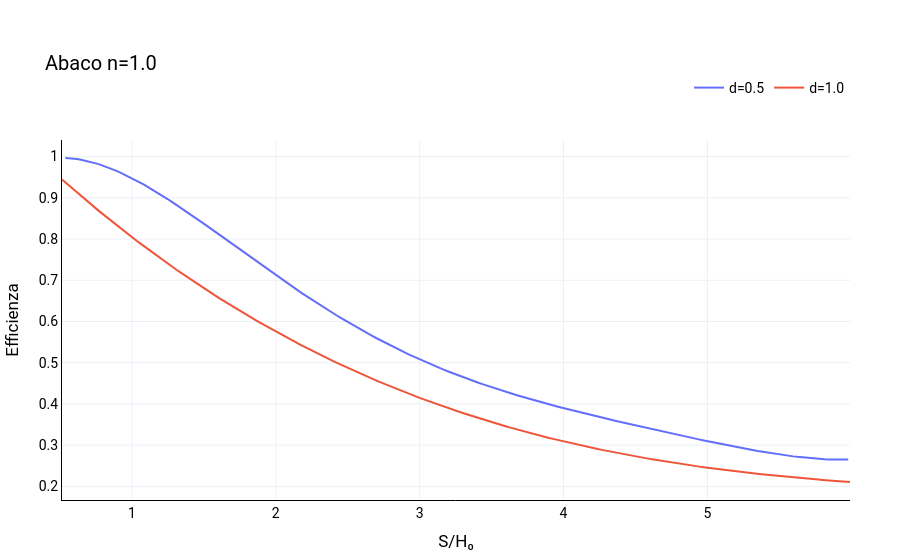
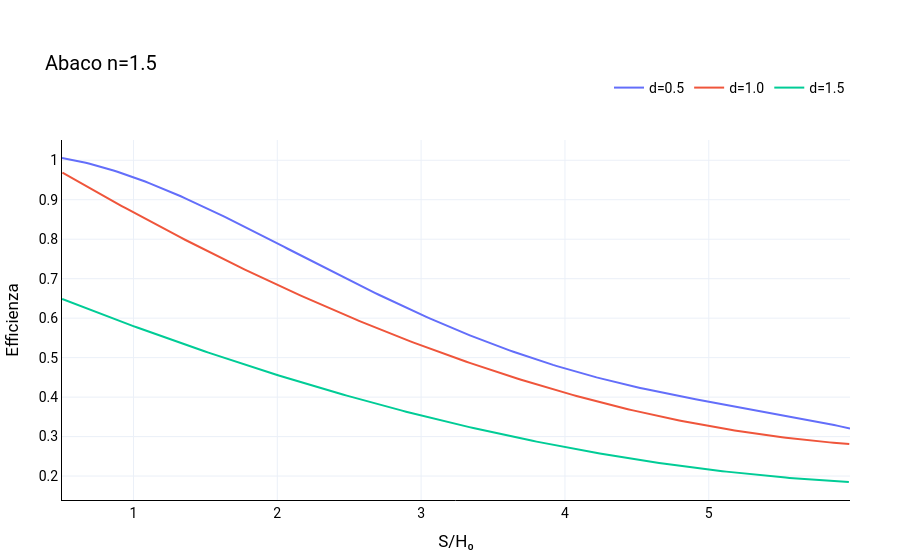
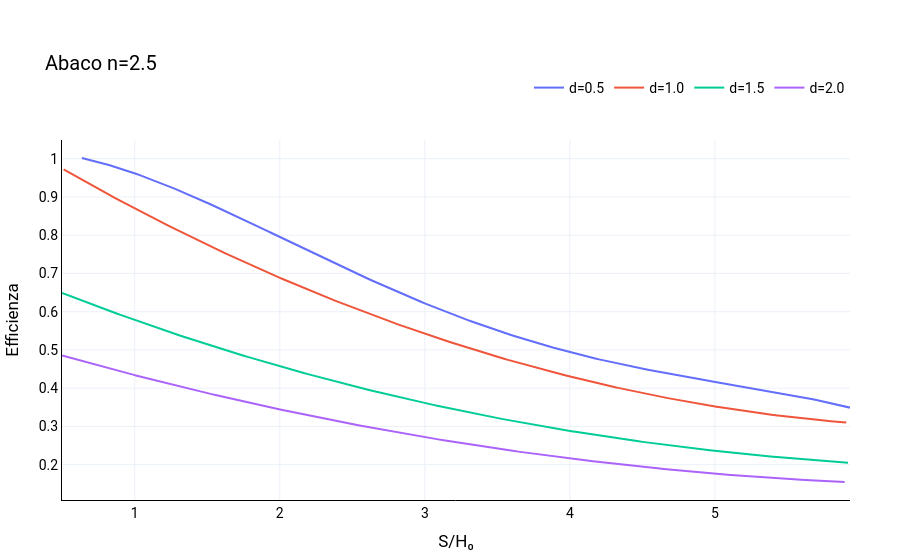

These figures' notebook cell, in order:
### Markdown cell above
## Esportazione dei grafici singoli in HTML

Per ciascun abaco — sia relativo all’efficienza idraulica media che ai tempi caratteristici $T_{50}$ e $T_{90} — è possibile esportare singolarmente il grafico corrispondente in formato HTML interattivo, utilizzabile in relazioni tecniche o integrabile in un sito web.

### Efficienza idraulica media

Nel blocco seguente viene esportato un file HTML per ciascun valore di $ n = H / H_0 $, ovvero:

- $ n = 1.0 $
- $ n = 1.5 $
- $ n = 2.5 $
- $ n = 4.0 $

Ogni grafico mostra le curve di $ E_{\text{med}} $ al variare del rapporto $ S/H_0 $, per diversi valori di $ D/H_0 $.

Il metodo `plot_singolo(n, export_html=True, filename=...)` gestisce l’esportazione.

### Efficienza idraulica in regime transitorio

Anche per gli abachi relativi ai tempi adimensionali $ T_{50} $ e $ T_{90} $, è possibile esportare grafici singoli per ogni valore di $ n $.  
Il metodo `plot_singolo(tipo, n_label, filename=...)` della classe `AbachiTemporali` accetta:

- `tipo`: `"T50"` o `"T90"`;
- `n_label`: `"n1"`, `"n2p5"`, ecc.;
- `filename`: nome del file di esportazione HTML.

### Code cell
# === GRAFICI DI EFFICIENZA ===
efficienza_grafici = {
    "n=1.0": "Art1_Abachi_Evss-n1p0.html",
    "n=1.5": "Art1_Abachi_Evss-n1p5.html",
    "n=2.5": "Art1_Abachi_Evss-n2p5.html",
    "n=4.0": "Art1_Abachi_Evss-n4p0.html"
}

for n_value, filename in efficienza_grafici.items():
    abachiE.plot_singolo(n_value, export_html=True, filename=filename)

# === GRAFICI TEMPORALI ===
temporali_grafici = [
    ("T50", "n1", "Art1_Abachi_tempi_n1_T50.html"),
    ("T90", "n1", "Art1_Abachi_tempi_n1_T90.html"),
    ("T50", "n2p5", "Art1_Abachi_tempi_n2p5_T50.html"),
    ("T90", "n2p5", "Art1_Abachi_tempi_n2p5_T90.html")
]

for tipo, n_label, filename in temporali_grafici:
    abachiT.plot_singolo(tipo, n_label, export_html=True, filename=filename)

### Figure 1 — Plotly figure (JSON) as saved in the notebook; plotly's stock layout.template omitted (floating-point values rounded to 4 significant figures; data arrays with more than 128 entries replaced by an {"elided": "..."} marker saying what was removed)
{"data": [{"hovertemplate": "S/H₀ = %{x:.2f}<br>Efficienza = %{y:.3f}<extra>%{fullData.name}</extra>", "mode": "lines", "name": "d=0.5", "type": "scatter", "x": {"elided": "200 float values"}, "y": {"elided": "200 float values"}}, {"hovertemplate": "S/H₀ = %{x:.2f}<br>Efficienza = %{y:.3f}<extra>%{fullData.name}</extra>", "mode": "lines", "name": "d=1.0", "type": "scatter", "x": {"elided": "200 float values"}, "y": {"elided": "200 float values"}}], "layout": {"font": {"color": "black", "family": "Roboto", "size": 14}, "hovermode": "closest", "legend": {"orientation": "h", "x": 1, "xanchor": "right", "y": 1.1, "yanchor": "bottom"}, "margin": {"b": 50, "l": 50, "r": 50, "t": 140}, "showlegend": true, "title": {"text": "Abaco n=1.0"}, "xaxis": {"linecolor": "black", "linewidth": 1, "showspikes": true, "spikecolor": "grey", "spikethickness": 1, "title": {"text": "S/H₀"}}, "yaxis": {"linecolor": "black", "linewidth": 1, "showspikes": true, "spikecolor": "grey", "spikethickness": 1, "title": {"text": "Efficienza"}}}}

### Figure 2 — Plotly figure (JSON) as saved in the notebook; plotly's stock layout.template omitted (floating-point values rounded to 4 significant figures; data arrays with more than 128 entries replaced by an {"elided": "..."} marker saying what was removed)
{"data": [{"hovertemplate": "S/H₀ = %{x:.2f}<br>Efficienza = %{y:.3f}<extra>%{fullData.name}</extra>", "mode": "lines", "name": "d=0.5", "type": "scatter", "x": {"elided": "200 float values"}, "y": {"elided": "200 float values"}}, {"hovertemplate": "S/H₀ = %{x:.2f}<br>Efficienza = %{y:.3f}<extra>%{fullData.name}</extra>", "mode": "lines", "name": "d=1.0", "type": "scatter", "x": {"elided": "200 float values"}, "y": {"elided": "200 float values"}}, {"hovertemplate": "S/H₀ = %{x:.2f}<br>Efficienza = %{y:.3f}<extra>%{fullData.name}</extra>", "mode": "lines", "name": "d=1.5", "type": "scatter", "x": {"elided": "200 float values"}, "y": {"elided": "200 float values"}}], "layout": {"font": {"color": "black", "family": "Roboto", "size": 14}, "hovermode": "closest", "legend": {"orientation": "h", "x": 1, "xanchor": "right", "y": 1.1, "yanchor": "bottom"}, "margin": {"b": 50, "l": 50, "r": 50, "t": 140}, "showlegend": true, "title": {"text": "Abaco n=1.5"}, "xaxis": {"linecolor": "black", "linewidth": 1, "showspikes": true, "spikecolor": "grey", "spikethickness": 1, "title": {"text": "S/H₀"}}, "yaxis": {"linecolor": "black", "linewidth": 1, "showspikes": true, "spikecolor": "grey", "spikethickness": 1, "title": {"text": "Efficienza"}}}}

### Figure 3 — Plotly figure (JSON) as saved in the notebook; plotly's stock layout.template omitted (floating-point values rounded to 4 significant figures; data arrays with more than 128 entries replaced by an {"elided": "..."} marker saying what was removed)
{"data": [{"hovertemplate": "S/H₀ = %{x:.2f}<br>Efficienza = %{y:.3f}<extra>%{fullData.name}</extra>", "mode": "lines", "name": "d=0.5", "type": "scatter", "x": {"elided": "200 float values"}, "y": {"elided": "200 float values"}}, {"hovertemplate": "S/H₀ = %{x:.2f}<br>Efficienza = %{y:.3f}<extra>%{fullData.name}</extra>", "mode": "lines", "name": "d=1.0", "type": "scatter", "x": {"elided": "200 float values"}, "y": {"elided": "200 float values"}}, {"hovertemplate": "S/H₀ = %{x:.2f}<br>Efficienza = %{y:.3f}<extra>%{fullData.name}</extra>", "mode": "lines", "name": "d=1.5", "type": "scatter", "x": {"elided": "200 float values"}, "y": {"elided": "200 float values"}}, {"hovertemplate": "S/H₀ = %{x:.2f}<br>Efficienza = %{y:.3f}<extra>%{fullData.name}</extra>", "mode": "lines", "name": "d=2.0", "type": "scatter", "x": {"elided": "200 float values"}, "y": {"elided": "200 float values"}}], "layout": {"font": {"color": "black", "family": "Roboto", "size": 14}, "hovermode": "closest", "legend": {"orientation": "h", "x": 1, "xanchor": "right", "y": 1.1, "yanchor": "bottom"}, "margin": {"b": 50, "l": 50, "r": 50, "t": 140}, "showlegend": true, "title": {"text": "Abaco n=2.5"}, "xaxis": {"linecolor": "black", "linewidth": 1, "showspikes": true, "spikecolor": "grey", "spikethickness": 1, "title": {"text": "S/H₀"}}, "yaxis": {"linecolor": "black", "linewidth": 1, "showspikes": true, "spikecolor": "grey", "spikethickness": 1, "title": {"text": "Efficienza"}}}}
